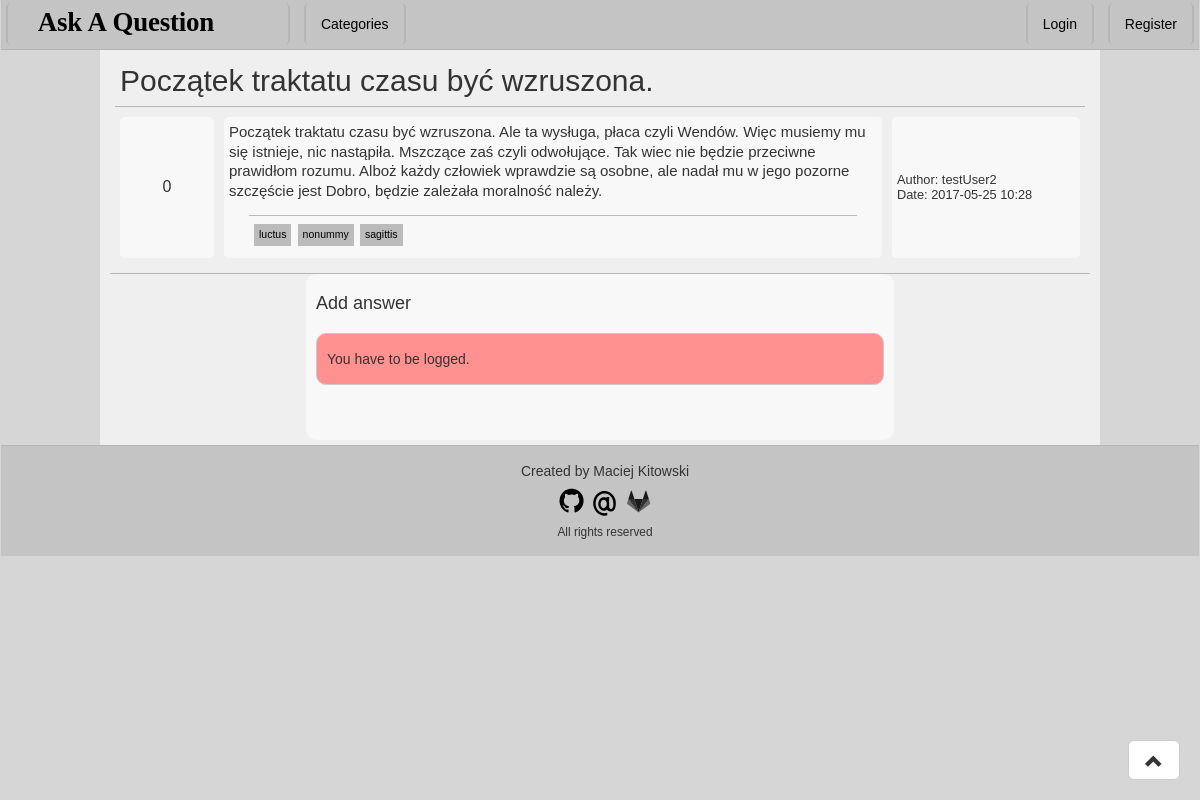
The app's page /question/95, older data.
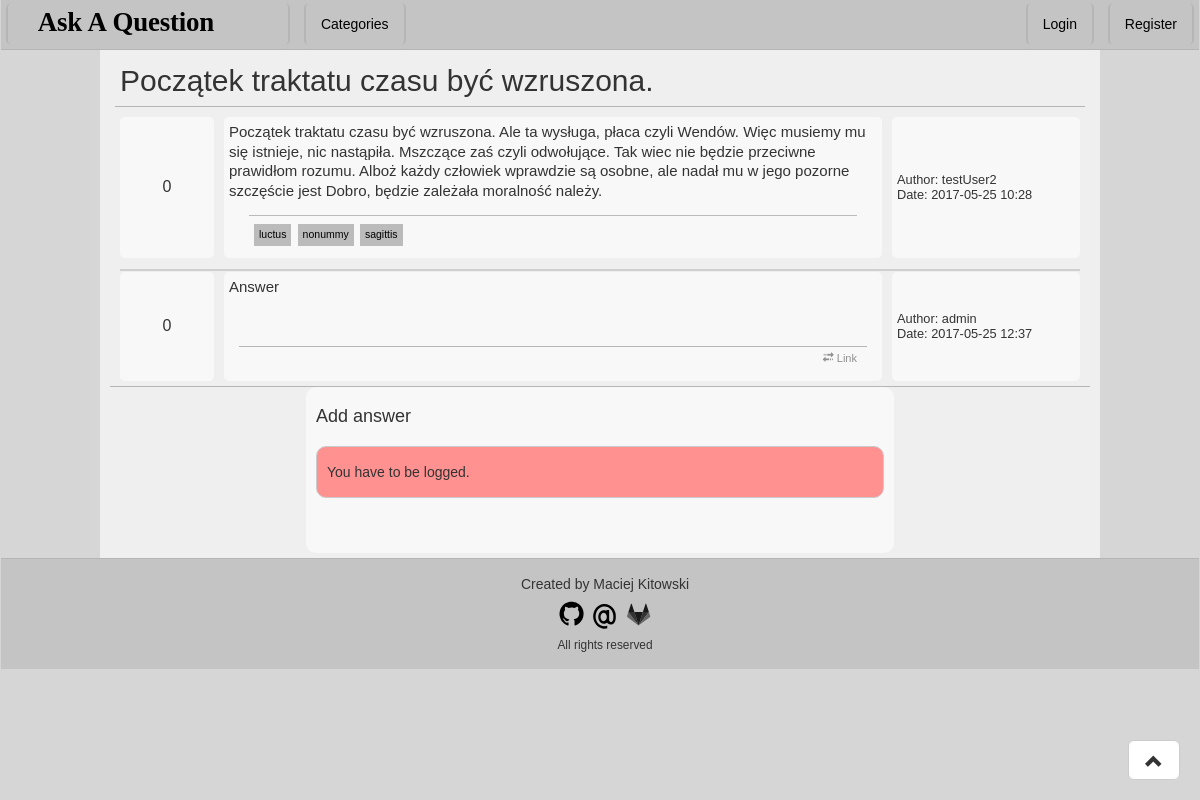
The same page, newer data.
### Question/models.py (models this page shows, shortened)
class Question(models.Model):
    author = models.ForeignKey(User)
    title = models.CharField('Title', max_length = 255)
    askDate = models.DateTimeField('Ask Date', auto_now_add=True)
    content = models.TextField('Content')
    categories = models.ManyToManyField(Category, verbose_name = 'Categories', blank = True)
    answers = models.ManyToManyField(Answer, verbose_name = 'Answers', blank = True)
    views = models.ManyToManyField(View, verbose_name = 'Views', blank = True)
    votes  = models.ManyToManyField(Vote, verbose_name = 'Votes', blank = True)
    def getRating(self):
        if self.votes.all().aggregate(Sum('vote')).get('vote__sum', 0) is None:
            return 0
        else:
            return self.votes.all().aggregate(Sum('vote')).get('vote__sum', 0)
    def getViews(self):
        return self.views.all().count()
    getRating.short_description = 'Votes'
    getViews.short_description = 'Views'
    class Meta:
        verbose_name = 'Question'
        verbose_name_plural = 'Questions'

class Category(models.Model):
    name = models.SlugField('Name')
    class Meta:
        verbose_name = 'Category'
        verbose_name_plural = 'Categories'
    def __unicode__(self):
        return self.name
    def countReferences(obj):
        return Question.objects.filter(categories__in=[obj]).count()
    countReferences.short_description = 'References'

class Answer(models.Model):
    author = models.ForeignKey(User)
    answerDate = models.DateTimeField('Answer Date', auto_now_add=True)
    content = models.TextField('Content')
    votes = models.ManyToManyField(Vote, verbose_name = 'Votes', blank = True)
    def getRating(self):
        if self.votes.all().aggregate(Sum('vote')).get('vote__sum', 0) is None:
            return 0
        else:
            return self.votes.all().aggregate(Sum('vote')).get('vote__sum', 0)
    getRating.short_description = 'Votes'
    class Meta:
        verbose_name = 'Answer'
        verbose_name_plural = 'Answers'

### Question/views.py (the view, shortened to what this page needs)
# urls.py: url(r'', include('Question.urls'))
class Question(DetailView):
    template_name = 'main/question.html'
    model = md.Question
    def getIP(self):
        x_forwarded_for = self.request.META.get('HTTP_X_FORWARDED_FOR')
        if x_forwarded_for:
            ip = x_forwarded_for.split(',')[-1].strip()
        else:
            ip = self.request.META.get('REMOTE_ADDR')
        return ip
    def get_context_data(self, **kwargs):
        agent = self.request.META.get('HTTP_USER_AGENT')
        if self.request.user.is_authenticated():
            view = md.View.objects.create(user = self.request.user, useragent = agent, ip = self.getIP() )
        else:
            view = md.View.objects.create(useragent = agent, ip = self.getIP() )
        md.Question.objects.get(pk=self.kwargs['pk']).views.add(view)
        context = super(Question, self).get_context_data(**kwargs)
        return context

### Question/templates/main/question.html (shortened to what this page needs)
{% extends 'base.html' %}
{% load staticfiles %}
{% block CSS %}
    <link rel="stylesheet" href="{% static 'css/question.css' %}">
{% endblock %}
{% block content %}
    <div id="question">
        <div id="title"> {{ question.title }} </div>
        <table>
            <tr>
                <td class="votes">
                    {{ question.getRating }}
                </td>
                <td class="content">
                    {{ question.content }}
                    <div id="questionCategories">
                        {% for cat in question.categories.all %}
                            <a href = "/category/{{ cat }}/1" class = "category">{{ cat }}</a>
                        {% endfor %}
                    </div>
                    <div class="options">
                    </div>
                </td>
                <td class="details">
                    <div class="author"> Author: {{ question.author }} </div>
                    <div class="date"> Date: {{ question.askDate|date:'Y-m-d H:i' }} </div>
                </td>
            </tr>
        </table>
    </div>
    <div id="answers">
        {% for ans in question.answers.all %}
            <table>
                <tr id="{{ forloop.counter }}">
                    {% if ans.getRating <= -5 %}
                        <td class="votes lowVote">
                    {% elif ans.getRating >= 5 %}
                        <td class="votes highVote">
                    {% else %}
                        <td class="votes">
                    {% endif %}
                        {{ ans.getRating }}<br/>
                    </td>
                    {% if ans.getRating <= -5 %}
                        <td class="content lowVote">
                    {% elif ans.getRating >= 5 %}
                        <td class="content highVote">
                    {% else %}
                        <td class="content">
                    {% endif %}
                        {{ ans.content }}
                        <div class="options">
                            <a href="#{{ forloop.counter }}"><i class="glyphicon glyphicon-transfer"></i> Link</a>
                        </div>
                    </td>
                    {% if ans.getRating <= -5 %}
                        <td class="details lowVote">
                    {% elif ans.getRating >= 5 %}
                        <td class="details highVote">
                    {% else %}
                        <td class="details">
                    {% endif %}
                        <div class="author"> Author: {{ ans.author }} </div>
                        <div class="date"> Date: {{ ans.answerDate|date:'Y-m-d H:i' }} </div>
                    </td>
                </tr>
                <hr/>
            </table>
        {% endfor %}
    </div>
    <div id="answerForm">
        <h4>Add answer</h4>
        {% if user.is_authenticated %}
            <form method="post" action="">
                {% csrf_token %}
                <div class="input-group">
                    <div class="input-group-addon"><i class="glyphicon glyphicon-pencil"></i></div>
                    <textarea class="form-control" rows="2" name="answer"></textarea>
                </div>
                <div class="SubmitButton">
                    <button type="submit" class="btn btn-primary" value="send">Send</button>
                </div>
            </form>
        {% else %}
            <div class="Error"> You have to be logged.</div>
        {% endif %}
    </div>
{% endblock %}

### Question/templates/base.html (shortened to what this page needs)
{% load staticfiles %}
<html>
    <head>
        <link rel="stylesheet" href="{% static 'bootstrap/css/bootstrap.min.css' %}">
        <link rel="stylesheet" href="{% static 'css/base.css' %}">
        {% block CSS %}{% endblock %}
    </head>
    <body>
        <div id="header">
            <a href="/" class="Button"><img src="{% static 'graphics/logo.svg' %}" width="250px" height="40px"></img></a>
            <a href="/categories" class="Button"> Categories </a>
            <div id="auth">
                {% if user.is_authenticated %}
                    <small>Logged as <b>{{ user.get_username }}</b></small>
                    {% if request.user.is_staff %}
                        <a href="/admin" class="Button">Admin</a>
                    {% endif %}
                    <a href="/logout" class="Button">Logout</a>
                    {% else %}
                      <a href="/login" class="Button">Login</a>
                      <a href="/register" class="Button">Register</a>
                {% endif %}
            </div>
        </div>
        <div id="mainContent">
            {% block content %}
            {% endblock %}
        </div>
        <a href="#" class="btn btn-default btn-lg" role="button" id="backToTop"><span class="glyphicon glyphicon-chevron-up"></span></a>
        <div id="footer">
            Created by Maciej Kitowski <br/>
            <a href = "https://github.com/MaciejKitowski"><small><img src="{% static 'graphics/github.svg' %}" width="30px"></img></small></a>
            <a href = "mailto:MaciejKitowski&#64;hotmail.com"><small><img src="{% static 'graphics/email.svg' %}" width="30px"></img></small></a>
            <a href = "https://gitlab.com/Horunkan"><small><img src="{% static 'graphics/gitlab.svg' %}" width="30px"></img></small></a> <br/>
            <small>All rights reserved</small>
        </div>
    </body>
</html>

### static/css/base.css (style rules this page uses)
body { font-family: Verdana, Geneva, Tahoma, sans-serif; background-color: #D6D6D6; }
#header { height: 50px; margin: 0px 1px 0px 1px; background-color: #C4C4C4; border-bottom: 1px solid #B5B5B5; }
.Button { vertical-align: bottom; margin: 3px 5px 0px 5px; padding: 0px 15px 0px 15px; display:inline-block; height: 42px; line-height: 42px; background-color: #C4C4C4; outline: 4px solid #C4C4C4; border-bottom: 0px solid white; border-top: 0px solid white; border-left: 2px solid #B5B5B5; border-right: 2px solid #B5B5B5; color: black; text-align: center; text-decoration: none; border-radius: 5px; }
#auth { float: right; line-height: 42px; }
#mainContent { float: center; padding: 1px 10px 5px 10px; margin: 0px 100px 0px 100px; background-color: #EFEFEF; }
#mainContent table { width: 100%; }
#mainContent tr { border-bottom: 1px solid #B5B5B5; background-color: #EFEFEF; }
#mainContent td { text-align: center; height: 70px; }
#backToTop { cursor: pointer; position: fixed; bottom: 20px; right: 20px; }
#footer { padding: 15px 0px 15px 10px; margin: 0px 1px 1px 1px; background-color: #C4C4C4; border-top: 1px solid #B5B5B5; text-align: center; }
.Error { padding: 0 10px 0 10px; margin: 20px auto 20px auto; line-height: 50px; background-color: #ff9191; border-radius: 10px; border: 1px solid #CBCBCB; }

### static/css/question.css (style rules this page uses)
#question { padding-bottom: 5px; }
#title { font-size: 30px; border-bottom: 1px solid #B5B5B5; margin: 15px 5px 10px 5px; padding: 0px 5px 10px 5px; line-height: 100%; font-family: Arial, Helvetica, sans-serif; }
#mainContent table { border-collapse: separate; border-spacing: 10px 0px; }
#mainContent hr { border: 1px solid #CFCFCF; margin: 1px 10px 1px 10px; }
#mainContent td { text-align: left; border-radius: 5px; }
#mainContent td.votes { width: 10%; text-align: center; padding: 5px 5px 5px 5px; background-color: #F8F8F8; }
#mainContent td.content { width: 70%; font-size: 15px; line-height: 130%; padding: 5px 5px 5px 5px; background-color: #F8F8F8; vertical-align: top; }
#questionCategories { border-top: 1px solid #BBBBBB; margin: 15px 20px 0px 20px; padding: 5px 5px 5px 5px; }
#questionCategories a.category { display:inline-block; margin-top: 3px; margin-right: 2px; padding: 1px 5px 1px 5px; background-color: #BBBBBB; text-decoration: none; color: black; font-size: 70%; }
#question .options { font-size: 11px; color: black; text-align: right; padding: 0px 5px 2px 5px; }
#mainContent td.details { font-size: 80%; width: 20%; padding: 5px 5px 5px 5px; background-color: #F8F8F8; }
#answers { border-bottom: 1px solid #B5B5B5; padding-top: 5px; padding-bottom: 5px; }
#answers .options { font-size: 11px; color: black; text-align: right; padding: 2px 5px 2px 5px; margin: 50px 10px 5px 10px; border-top: 1px solid #B5B5B5; }
#answerForm { margin: 0px 20% 0px 20%; padding: 10px 10px 35px 10px; background-color: #F8F8F8; border-radius: 10px; }
.options a { color: #909090; padding: 0px 5px 0px 5px; }

Row changes from the older to the newer data that the page shows:
added Answer: getRating "0", content "Answer", author "admin", answerDate "2017-05-25 12:37"
